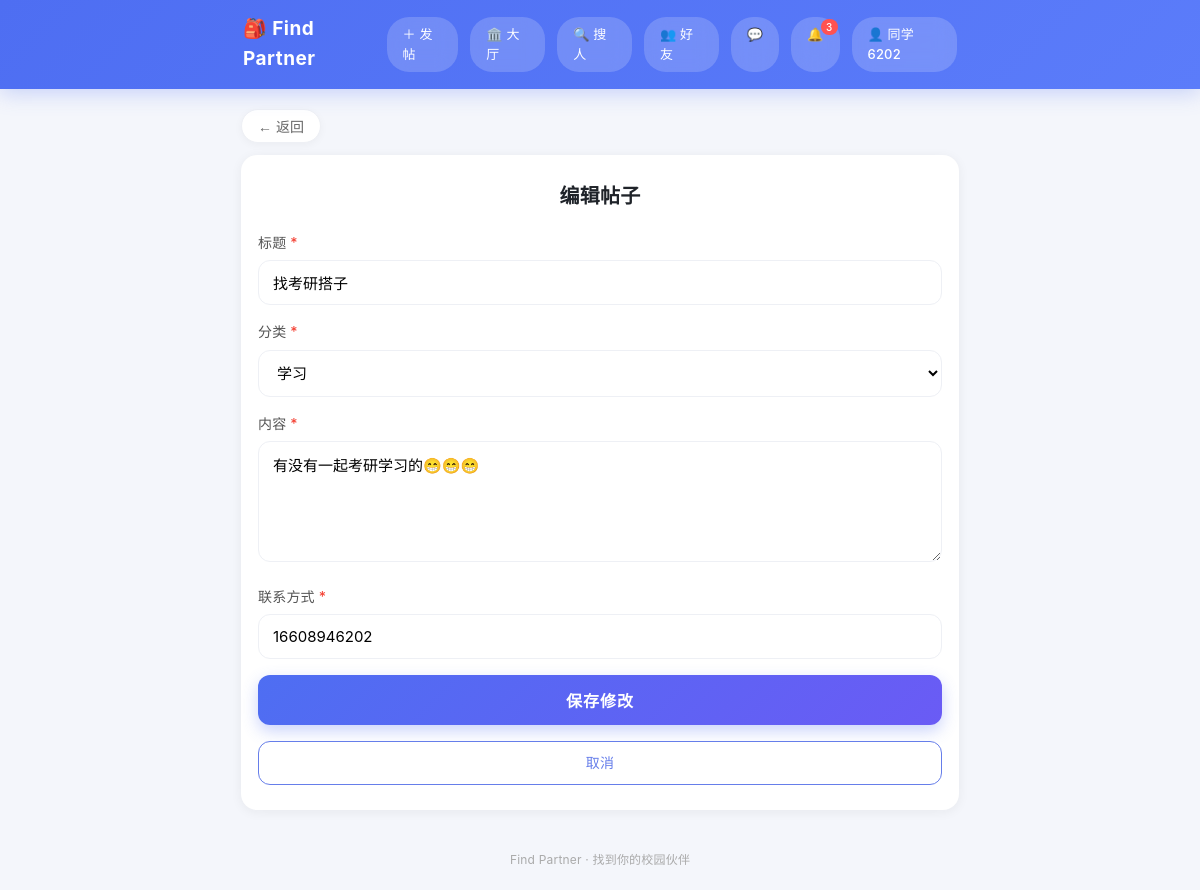
Screenshot of /post/10/edit (signed in) with the database file from the repository.
### tables this page shows
CREATE TABLE posts (
            id INTEGER PRIMARY KEY AUTOINCREMENT,
            user_id INTEGER NOT NULL,
            title TEXT NOT NULL,
            category TEXT NOT NULL,
            content TEXT NOT NULL,
            contact TEXT NOT NULL,
            create_time DATETIME DEFAULT CURRENT_TIMESTAMP,
            status TINYINT DEFAULT 1,
            FOREIGN KEY (user_id) REFERENCES users(id)
        );

### app.py (the view, shortened to what this page needs)
@app.route('/post/<int:post_id>/edit', methods=['GET', 'POST'])
def edit_post(post_id):
    if 'user_id' not in session:
        return redirect(url_for('login'))
    conn = get_conn()
    c = conn.cursor()
    post = c.execute('SELECT * FROM posts WHERE id = ? AND user_id = ?',
                     (post_id, session['user_id'])).fetchone()
    if not post:
        conn.close()
        return '帖子不存在或无权编辑'
    conn.close()
    return render_template('edit_post.html', post=post, error='', categories=CATEGORIES)

### app.py (called while the page is built)
def get_conn():
    conn = sqlite3.connect(DB_PATH)
    conn.row_factory = sqlite3.Row
    return conn

@app.before_request
def update_last_active():
    if 'user_id' in session:
        try:
            conn = get_conn()
            conn.execute('UPDATE users SET last_active = CURRENT_TIMESTAMP WHERE id = ?',
                         (session['user_id'],))
            conn.commit()
            conn.close()
        except Exception:
            pass

@app.context_processor
def inject_global_vars():
    chat_unread = 0
    if 'user_id' in session:
        try:
            conn = get_conn()
            chat_unread = conn.execute(
                'SELECT COUNT(*) AS n FROM messages WHERE to_user_id=? AND is_read=0',
                (session['user_id'],)).fetchone()['n']
            conn.close()
        except Exception:
            pass
    return {
        'logged_in': 'user_id' in session,
        'nickname': session.get('nickname', ''),
        'avatar': session.get('avatar', ''),
        'chat_unread': chat_unread,
    }

### templates/edit_post.html (shortened to what this page needs)
{% extends "base.html" %}
{% block content %}
<div class="publish-container">
    <h2 class="page-title">编辑帖子</h2>
    <form method="POST" action="/post/{{ post.id }}/edit">
        <div class="form-group">
            <label>标题 <span class="required">*</span></label>
            <input type="text" name="title" value="{{ post.title }}" required>
        </div>
        <div class="form-group">
            <label>分类 <span class="required">*</span></label>
            <select name="category">
                {% for cat in categories %}
                <option value="{{ cat }}" {{ 'selected' if post.category == cat else '' }}>{{ cat }}</option>
                {% endfor %}
            </select>
        </div>
        <div class="form-group">
            <label>内容 <span class="required">*</span></label>
            <textarea name="content" rows="5" required>{{ post.content }}</textarea>
        </div>
        <div class="form-group">
            <label>联系方式 <span class="required">*</span></label>
            <input type="text" name="contact" value="{{ post.contact }}" required>
        </div>
        <button type="submit" class="btn-primary">保存修改</button>
        <a href="/post/{{ post.id }}" class="btn-secondary btn-block" style="text-align:center;">取消</a>
    </form>
</div>
{% endblock %}

### static/css/style.css (style rules this page uses)
* { margin: 0; padding: 0; box-sizing: border-box; }
body { font-family: -apple-system, BlinkMacSystemFont, "Segoe UI", "PingFang SC", "Hiragino Sans GB", "Microsoft YaHei", sans-serif; background-color: #f5f5f7; color: #333; line-height: 1.6; }
a { text-decoration: none; color: inherit; }
.btn-primary { display: block; width: 100%; padding: 12px; background: linear-gradient(135deg, #667eea 0%, #764ba2 100%); color: white; border: none; border-radius: 8px; font-size: 16px; font-weight: 500; cursor: pointer; transition: opacity 0.2s; }
.btn-secondary { display: inline-block; padding: 10px 24px; background: white; color: #667eea; border: 1px solid #667eea; border-radius: 8px; font-size: 14px; cursor: pointer; text-align: center; }
.btn-block { display: block; width: 100%; margin-top: 16px; }
.form-group { margin-bottom: 16px; }
.form-group label { display: block; margin-bottom: 6px; font-size: 14px; color: #555; font-weight: 500; }
.required { color: #f44336; }
.form-group input, .form-group select, .form-group textarea { width: 100%; padding: 10px 12px; border: 1px solid #ddd; border-radius: 8px; font-size: 15px; font-family: inherit; background: white; }
.form-group textarea { resize: vertical; }
.publish-container { background: white; border-radius: 12px; padding: 24px 16px; }
.page-title { font-size: 20px; margin-bottom: 20px; text-align: center; }
:root { --brand: #4e6ef2; --brand-deep: #3b5bdb; --bg: #f4f6fb; --card: #ffffff; --text: #1f2329; --text-sub: #8a90a6; --line: #eef0f5; --radius: 16px; --shadow: 0 2px 12px rgba(31,35,41,0.06); --shadow-hover: 0 6px 20px rgba(31,35,41,0.10); }
body { background-color: var(--bg); color: var(--text); -webkit-font-smoothing: antialiased; letter-spacing: 0.2px; }
.post-card, .my-post-card, .detail-card, .tieba-user-card, .chat-item, .auth-card, .profile-card, .publish-container { border-radius: var(--radius); box-shadow: var(--shadow); border: 1px solid rgba(255,255,255,0.8); transition: box-shadow .25s ease, transform .25s ease; }
.btn-primary { background: linear-gradient(135deg, #4e6ef2 0%, #6a5bf5 100%); border-radius: 12px; padding: 13px; font-weight: 600; letter-spacing: 1px; box-shadow: 0 6px 16px rgba(78,110,242,0.3); transition: all .2s; }
.btn-secondary { border-radius: 12px; padding: 10px 20px; font-weight: 500; transition: all .2s; }
.form-group input, .form-group select, .form-group textarea { border-radius: 12px; border: 1.5px solid var(--line); padding: 12px 14px; transition: border-color .2s, box-shadow .2s; }

### rows the page displays
posts: title "找考研搭子", content "有没有一起考研学习的😁😁😁", contact "16608946202"

### other values shown
{{ nickname }} "同学6202"
form field category "学习"
